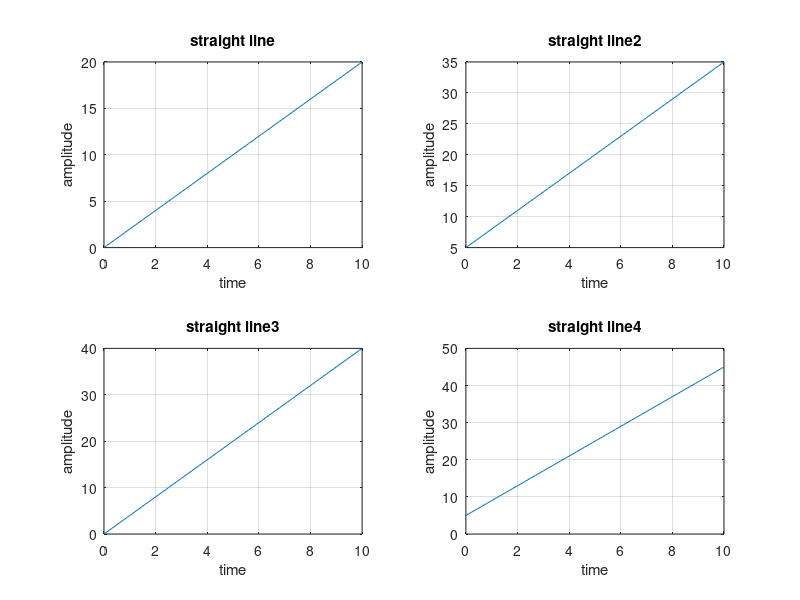

Source code (MATLAB):
close all;
clear all;
clc;
t=0:0.1:10;
x=2*t;
subplot(2 ,2 ,1);
plot(t,x);
xlabel('time');
ylabel('amplitude');
title('straight line');
grid on;
y=3*t+5;
subplot(2,2,2);
plot(t,y);
xlabel('time');
ylabel('amplitude');
title('straight line2');
grid on;
z=4*t;
subplot(2 ,2, 3)
plot(t,z);
xlabel('time');
ylabel('amplitude');
title('straight line3');
grid on;
k=4*t+5;
subplot(2 ,2, 4);
plot(t,k);
xlabel('time');
ylabel('amplitude');
title('straight line4');
grid on;